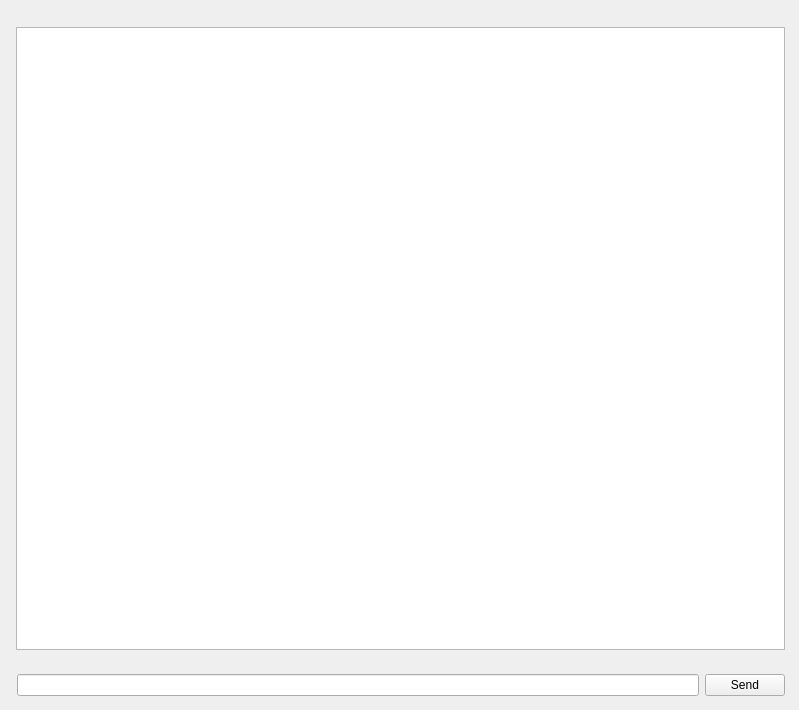
<?xml version="1.0" encoding="UTF-8"?>
<ui version="4.0">
 <class>ChatBox</class>
 <widget class="QMainWindow" name="ChatBox">
  <property name="geometry">
   <rect>
    <x>0</x>
    <y>0</y>
    <width>799</width>
    <height>710</height>
   </rect>
  </property>
  <property name="windowTitle">
   <string>Chat Box</string>
  </property>
  <property name="windowIcon">
   <iconset>
    <normaloff>favicon.png</normaloff>favicon.png</iconset>
  </property>
  <widget class="QWidget" name="centralwidget">
   <layout class="QGridLayout" name="gridLayout_2">
    <property name="leftMargin">
     <number>5</number>
    </property>
    <property name="topMargin">
     <number>5</number>
    </property>
    <property name="rightMargin">
     <number>5</number>
    </property>
    <property name="bottomMargin">
     <number>5</number>
    </property>
    <item row="0" column="0">
     <widget class="QWidget" name="widget_2" native="true">
      <property name="layoutDirection">
       <enum>Qt::LeftToRight</enum>
      </property>
      <layout class="QGridLayout" name="gridLayout">
       <property name="leftMargin">
        <number>11</number>
       </property>
       <property name="topMargin">
        <number>22</number>
       </property>
       <property name="horizontalSpacing">
        <number>7</number>
       </property>
       <item row="0" column="0">
        <widget class="QListWidget" name="Messages">
         <property name="styleSheet">
          <string notr="true">border-color: rgb(0, 0, 0);</string>
         </property>
        </widget>
       </item>
      </layout>
     </widget>
    </item>
    <item row="1" column="0">
     <widget class="QWidget" name="widget" native="true">
      <layout class="QHBoxLayout" name="horizontalLayout">
       <property name="leftMargin">
        <number>12</number>
       </property>
       <item>
        <widget class="QLineEdit" name="Message"/>
       </item>
       <item>
        <widget class="QPushButton" name="Send">
         <property name="text">
          <string>Send</string>
         </property>
         <property name="shortcut">
          <string>Return</string>
         </property>
        </widget>
       </item>
      </layout>
     </widget>
    </item>
   </layout>
  </widget>
 </widget>
 <resources/>
 <connections/>
</ui>
